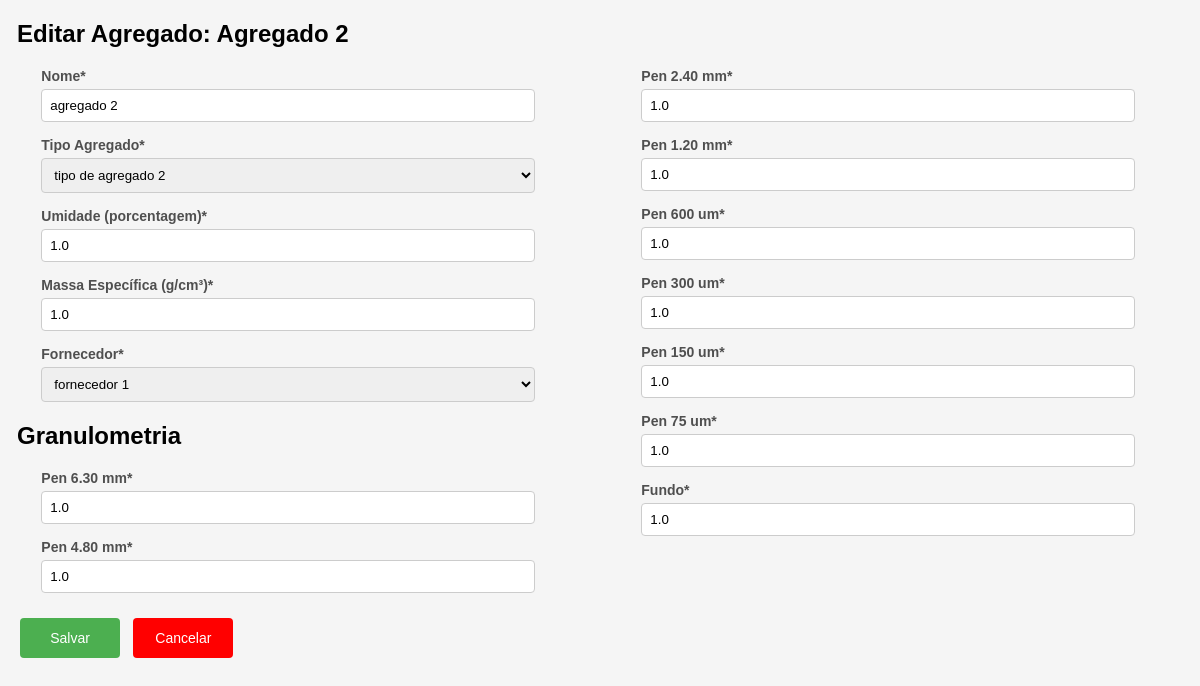
Page /editar_agregado/2/ on the earlier database version.
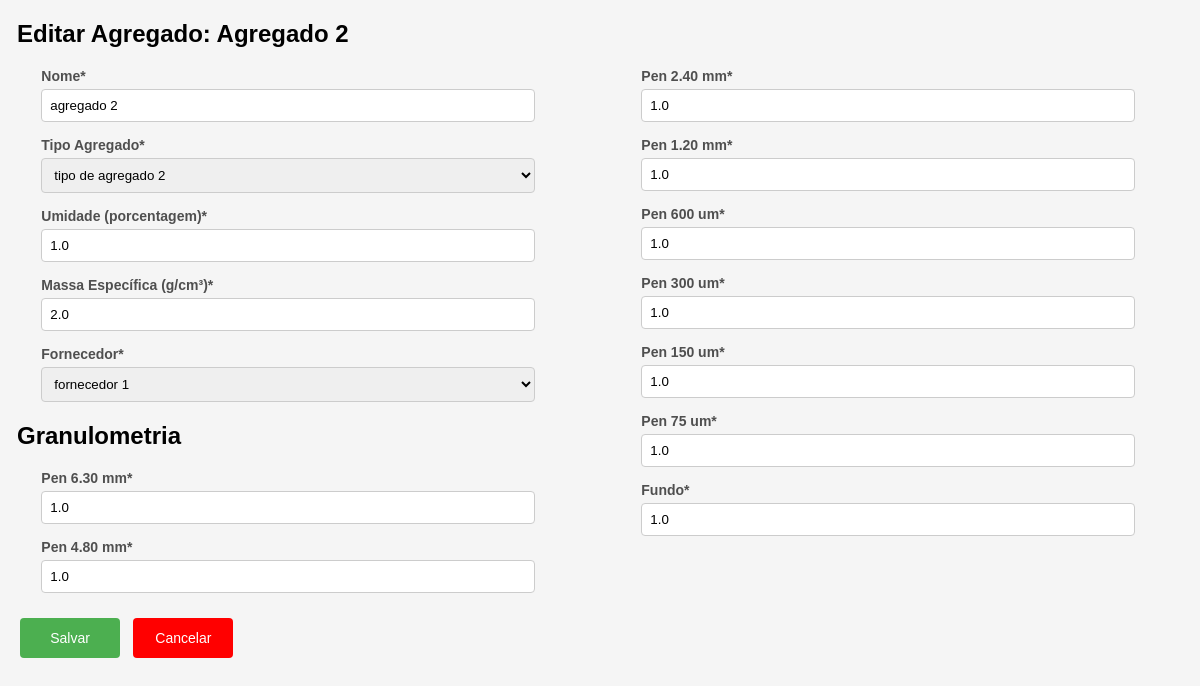
Same page on the later database version.
### usuarios/models.py (models this page shows, shortened)
class Agregado(models.Model):
    nome = models.CharField(max_length=40, unique=True)
    pen_6_30_mm = models.FloatField()
    pen_4_80_mm = models.FloatField()
    pen_2_40_mm = models.FloatField()
    pen_1_20_mm = models.FloatField()
    pen_600_um = models.FloatField()
    pen_300_um = models.FloatField()
    pen_150_um = models.FloatField()
    pen_75_um = models.FloatField()
    fundo = models.FloatField()
    umidade = models.FloatField()
    massa_especifica = models.FloatField()
    is_deleted = models.BooleanField(default=False)
    num_modificacao = models.IntegerField(default=0)
    data_cadastro = models.DateTimeField(default=timezone.now)
    fk_usuario_id = models.IntegerField(null=False)
    fk_fornecedor_id = models.ForeignKey(Fornecedor, on_delete=models.CASCADE)
    fk_tipo_agregado_id = models.ForeignKey(TipoAgregado, on_delete=models.CASCADE)
    class Meta:
        db_table = "agregado"

### usuarios/views.py (the view)
# urls.py: path('editar_agregado/<int:pk>/', views.editar_agregado, name='editar_agregado'),
def editar_agregado(request, pk):
    agregado = get_object_or_404(Agregado, id=pk)
    if request.method == 'POST':
        form = AgregadoForms(request.POST, instance=agregado)
        if form.is_valid():
            form.save()
            return redirect('agregados')  # Redireciona para a página de listagem de agregados
    else:
        form = AgregadoForms(instance=agregado)
    context = {
        'form': form,
        'agregado': agregado,
    }
    return render(request, 'agregado/editar.html', context)

### usuarios/forms.py (shortened to what this page needs)
class AgregadoForms(forms.ModelForm):
    class Meta:
        model = Agregado
        fields = ['fk_tipo_agregado_id', 'nome', 'pen_6_30_mm', 'pen_4_80_mm', 'pen_2_40_mm', 'pen_1_20_mm', 'pen_600_um', 'pen_300_um', 'pen_150_um', 'pen_75_um', 'fundo', 'umidade', 'massa_especifica', 'fk_fornecedor_id']
    def __init__(self, *args, **kwargs):
        super().__init__(*args, **kwargs)
        self.fields['fk_tipo_agregado_id'].queryset = TipoAgregado.objects.all()
        self.fields['fk_fornecedor_id'].queryset = Fornecedor.objects.all()

### usuarios/models.py (called while the page is built)
    def __str__(self):
        return self.nome

    def __str__(self):
        return self.nome

### usuarios/templates/agregado/editar.html (shortened to what this page needs)
{% extends 'base.html' %}
{% load static %}
{% block content %}
<html lang="pt-br">
<head>
    <link rel="stylesheet" href="{% static 'css/cadastros.css' %}">
</head>
<h1>Editar Agregado: {{ agregado.nome }}</h1>
<form method="post">
    <div class="form-columns">
    <div class="form-column">
        <div class="field">
            <label for="{{ form.nome.id_for_label }}">Nome<span class="required-label">*</span></label>
            {{ form.nome }}
        </div>
        <div class="field">
            <label for="{{ form.fk_tipo_agregado_id.id_for_label }}">Tipo Agregado<span class="required-label">*</span></label>
            {{ form.fk_tipo_agregado_id }}
        </div>
        <div class="field">
            <label for="{{ form.umidade.id_for_label }}">Umidade (porcentagem)<span class="required-label">*</span></label>
            {{ form.umidade }}
        </div>
        <div class="field">
            <label for="{{ form.massa_especifica.id_for_label }}">Massa Específica (g/cm³)<span class="required-label">*</span></label>
            {{ form.massa_especifica }}
        </div>
        <div class="field">
           <label for="{{ form.fk_fornecedor_id.id_for_label }}">Fornecedor<span class="required-label">*</span></label>
            {{ form.fk_fornecedor_id }}
        </div>
        <h1>Granulometria</h1>
        <div class="field">
            <label for="{{ form.pen_6_30_mm.id_for_label }}">Pen 6.30 mm<span class="required-label">*</span></label>
            {{ form.pen_6_30_mm }}
        </div>
        <div class="field">
            <label for="{{ form.pen_4_80_mm.id_for_label }}">Pen 4.80 mm<span class="required-label">*</span></label>
            {{ form.pen_4_80_mm }}
        </div>
    </div>
    <div class="form-column">
        <div class="field">
            <label for="{{ form.pen_2_40_mm.id_for_label }}">Pen 2.40 mm<span class="required-label">*</span></label>
            {{ form.pen_2_40_mm }}
        </div>
        <div class="field">
            <label for="{{ form.pen_1_20_mm.id_for_label }}">Pen 1.20 mm<span class="required-label">*</span></label>
            {{ form.pen_1_20_mm }}
        </div>
        <div class="field">
            <label for="{{ form.pen_600_um.id_for_label }}">Pen 600 um<span class="required-label">*</span></label>
            {{ form.pen_600_um }}
        </div>
        <div class="field">
            <label for="{{ form.pen_300_um.id_for_label }}">Pen 300 um<span class="required-label">*</span></label>
            {{ form.pen_300_um }}
        </div>
        <div class="field">
            <label for="{{ form.pen_150_um.id_for_label }}">Pen 150 um<span class="required-label">*</span></label>
            {{ form.pen_150_um }}
        </div>
        <div class="field">
            <label for="{{ form.pen_75_um.id_for_label }}">Pen 75 um<span class="required-label">*</span></label>
            {{ form.pen_75_um }}
        </div>
        <div class="field">
            <label for="{{ form.fundo.id_for_label }}">Fundo<span class="required-label">*</span></label>
            {{ form.fundo }}
        </div>
        </div>
    </div>
    <div class="button-container">
        <button type="submit" class="save-button">Salvar</button>
        <button type="button" onclick="goBack()" class="exit-button">Cancelar</button>
    </div>
    </form>
{% endblock %}

Differences in the rows shown:
changed Agregado "Agregado 2": massa_especifica "1.0" → "2.0"
